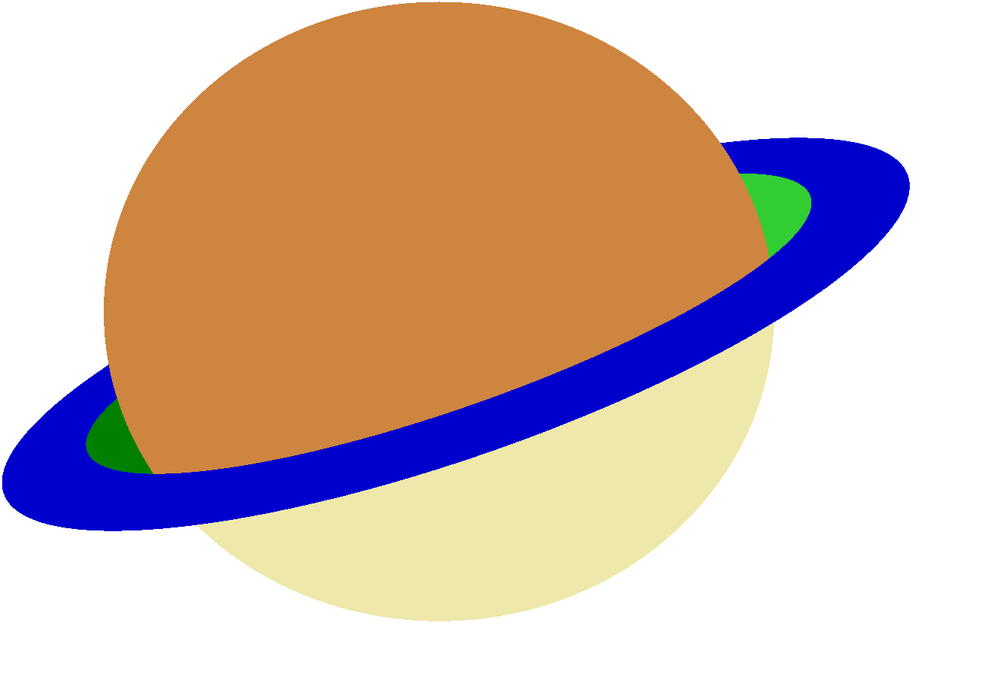
#> input picture assets/occlusion2_rec.png, 1000 x 680 px, shrunk from 1330 x 905 before the run
$ python convert_to_grayscale.py   (older library calls are emulated)
#> lines starting #> are read from the running program, lines starting #| are printed output that depends on the picture; after the words box and inside, x2 and y2 are one past the last pixel; in counts of white or black regions, pixels touching at a corner belong together
import cv2
import numpy as np
import matplotlib.pyplot as plt

# Function to adjust brightness and contrast
def adjust_brightness_contrast(image, brightness=0, contrast=30):
    image = np.int16(image)
    image = image * (contrast / 127 + 1) - contrast + brightness
    image = np.clip(image, 0, 255)
    return np.uint8(image)

# Function to apply CLAHE for contrast enhancement
def apply_clahe(image):
    clahe = cv2.createCLAHE(clipLimit=3.0, tileGridSize=(8, 8))
    return clahe.apply(image)

# Function to preprocess color image to enhance detection
def preprocess_image(image):
    # Convert to grayscale
    gray_image = cv2.cvtColor(image, cv2.COLOR_BGR2GRAY)

    # Apply CLAHE for contrast enhancement
    equalized_gray_image = apply_clahe(gray_image)

    # Apply Gaussian blur to smooth the image
    blurred_gray_image = cv2.GaussianBlur(equalized_gray_image, (5, 5), 0)

    return blurred_gray_image

# Load the image
input_file = 'assets/occlusion2_rec.png'
image = cv2.imread(input_file)
#> image is the input picture: shape (680, 1000, 3); mean B, G, R 176.8, 188, 210.7

# Check if the image was successfully read
if image is None:
    print(f"Error: Could not open or find the image '{input_file}'.")
    exit()

# Preprocess the image
preprocessed_image = preprocess_image(image)
#> in preprocess_image, `gray_image = cv2.cvtColor(image, cv2.COLOR_BGR2GRAY)`:
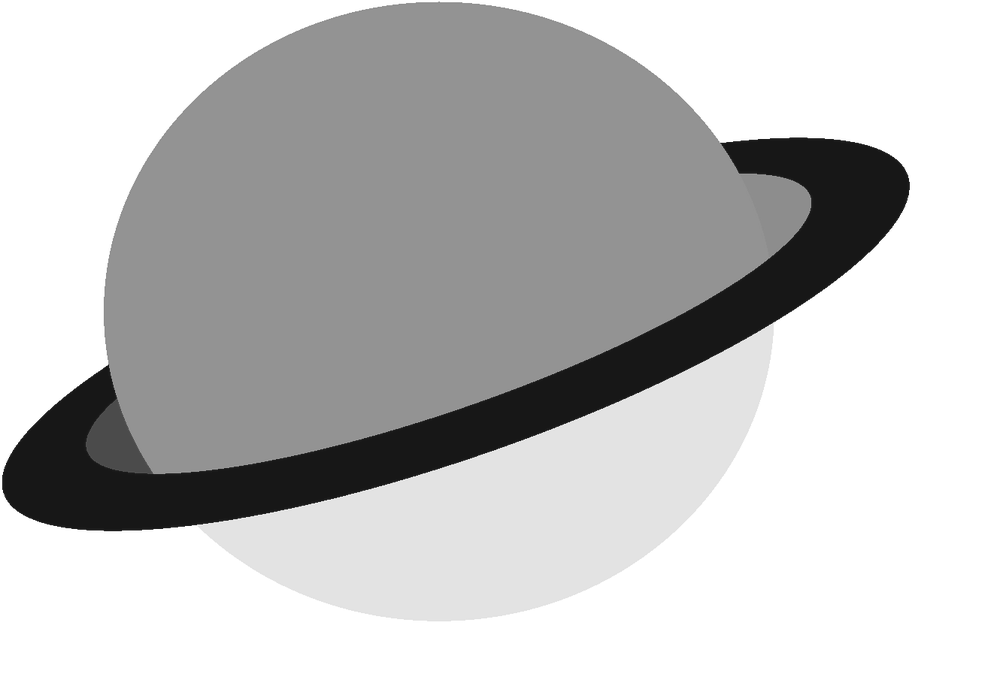
#> gray_image: shape (680, 1000); min 23, max 255, mean 193.6
cv2.imwrite('assets/preprocessed_image.png', preprocessed_image)  # Save preprocessed image

# Apply adaptive thresholding to improve edge detection
adaptive_thresh = cv2.adaptiveThreshold(preprocessed_image, 255, cv2.ADAPTIVE_THRESH_GAUSSIAN_C, cv2.THRESH_BINARY, 11, 2)
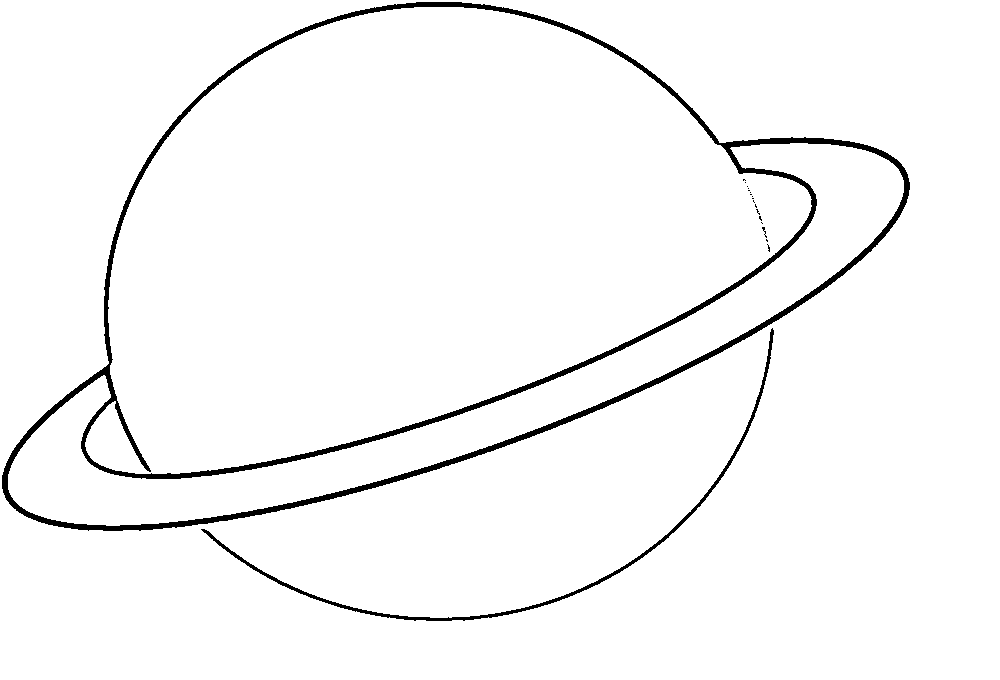
#> adaptive_thresh: shape (680, 1000); 97.1% white; 19 black regions (17 under 20 px), largest, box (x1, y1, x2, y2) and area: (2, 2, 910, 531) 17060, (201, 328, 774, 621) 2475
cv2.imwrite('assets/adaptive_thresholding.png', adaptive_thresh)  # Save adaptive thresholding result

# Apply Sobel operator to detect edges
sobel_x = cv2.Sobel(adaptive_thresh, cv2.CV_64F, 1, 0, ksize=3)
sobel_y = cv2.Sobel(adaptive_thresh, cv2.CV_64F, 0, 1, ksize=3)
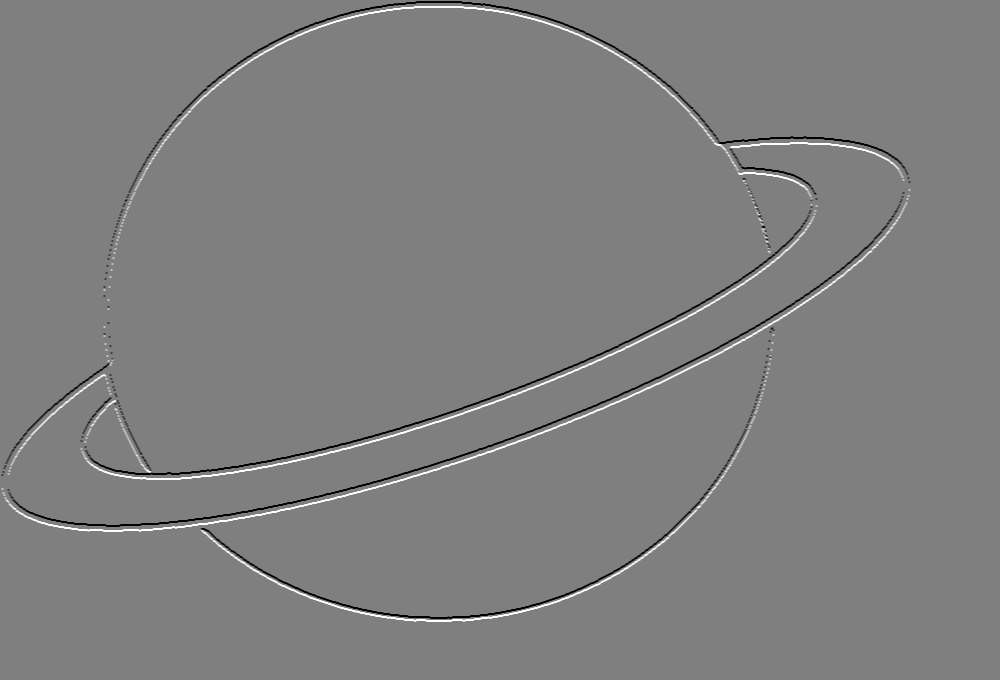
#> sobel_y: shape (680, 1000) float64; min -1020, max 1020, mean 0; drawn with min black and max white
sobel_edges = cv2.magnitude(sobel_x, sobel_y)
sobel_edges = cv2.normalize(sobel_edges, None, 0, 255, cv2.NORM_MINMAX)
sobel_edges = np.uint8(sobel_edges)

# Apply Canny edge detection
canny_edges = cv2.Canny(preprocessed_image, 50, 150)
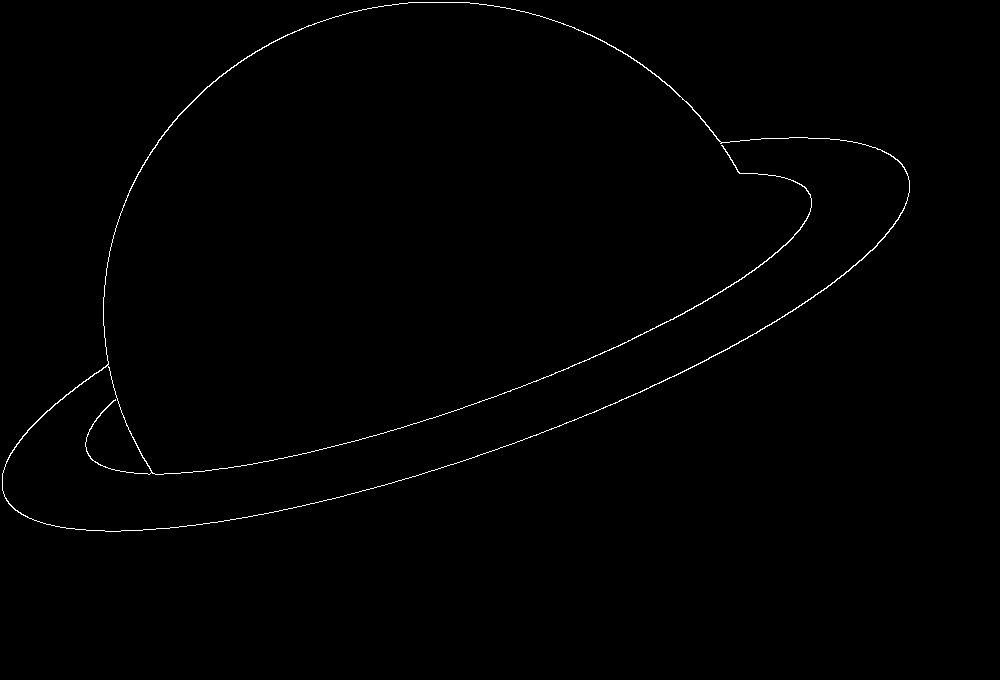
#> canny_edges: shape (680, 1000); 0.57% white in thin lines or dots, all inside (x1, y1, x2, y2) = (2, 2, 910, 532)

# Combine Sobel and Canny edges
combined_edges = cv2.bitwise_or(sobel_edges, canny_edges)

# Apply morphological dilation and closing
kernel = np.ones((7, 7), np.uint8)
dilated_edges = cv2.dilate(combined_edges, kernel, iterations=1)
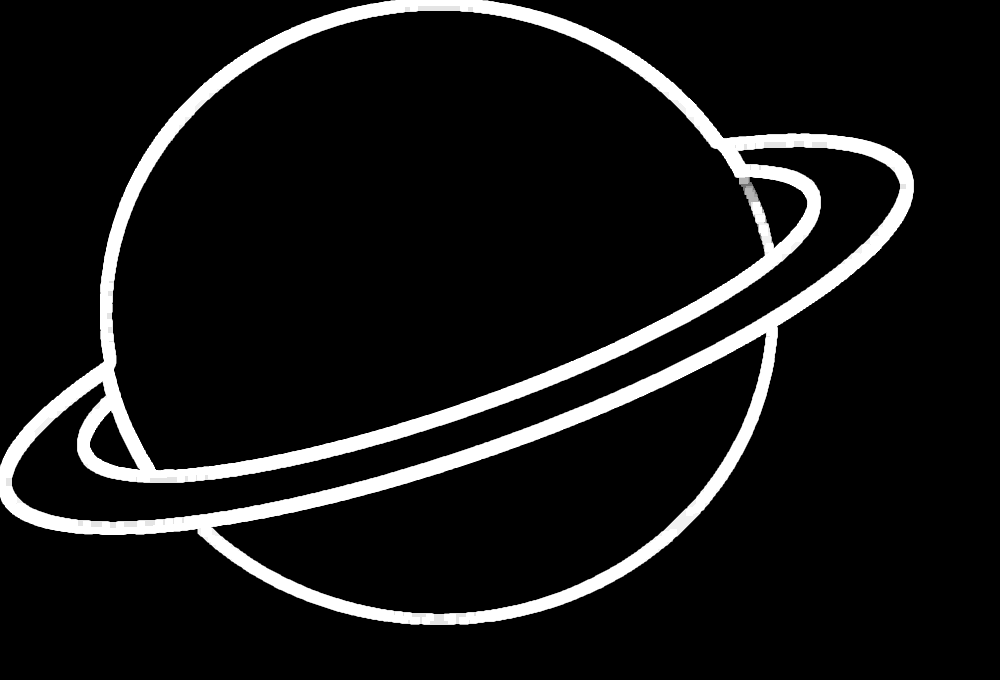
#> dilated_edges: shape (680, 1000); min 0, max 255, mean 22
closed_edges = cv2.morphologyEx(dilated_edges, cv2.MORPH_CLOSE, kernel)
cv2.imwrite('assets/final_edges.png', closed_edges)  # Save final edges

# Detect circles using Hough Circle Transform
circles = cv2.HoughCircles(closed_edges, cv2.HOUGH_GRADIENT, dp=1.2, minDist=20,
                           param1=50, param2=30, minRadius=10, maxRadius=100)
#> circles = 15 rows, first 8: [822.6, 209.4, 68.68], [829.8, 185.4, 82.84], [786.6, 204.6, 34.6], [761.4, 199.8, 58.72], [55.8, 463.8, 49.96], [96.6, 468.6, 65.68], [858.6, 190.2, 53.68], [106.2, 444.6, 29.68]

# Draw detected circles on the original image
if circles is not None:
    circles = np.uint16(np.around(circles))
#> circles = 15 rows, first 8: [823, 209, 69], [830, 185, 83], [787, 205, 35], [761, 200, 59], [56, 464, 50], [97, 469, 66], [859, 190, 54], [106, 445, 30]
    for i in circles[0, :]:
        center = (i[0], i[1])
        radius = i[2]
        cv2.circle(image, center, radius, (0, 255, 0), 2)
        cv2.circle(image, center, 2, (0, 0, 255), 3)
#> this loop made 15 passes
#> (center, radius) on passes 1 to 12: ((823, 209), 69), ((830, 185), 83), ((787, 205), 35), ((761, 200), 59), ((56, 464), 50), ((97, 469), 66), ((859, 190), 54), ((106, 445), 30), ((130, 445), 53), ((850, 211), 58), ((767, 219), 40), ((71, 481), 55)
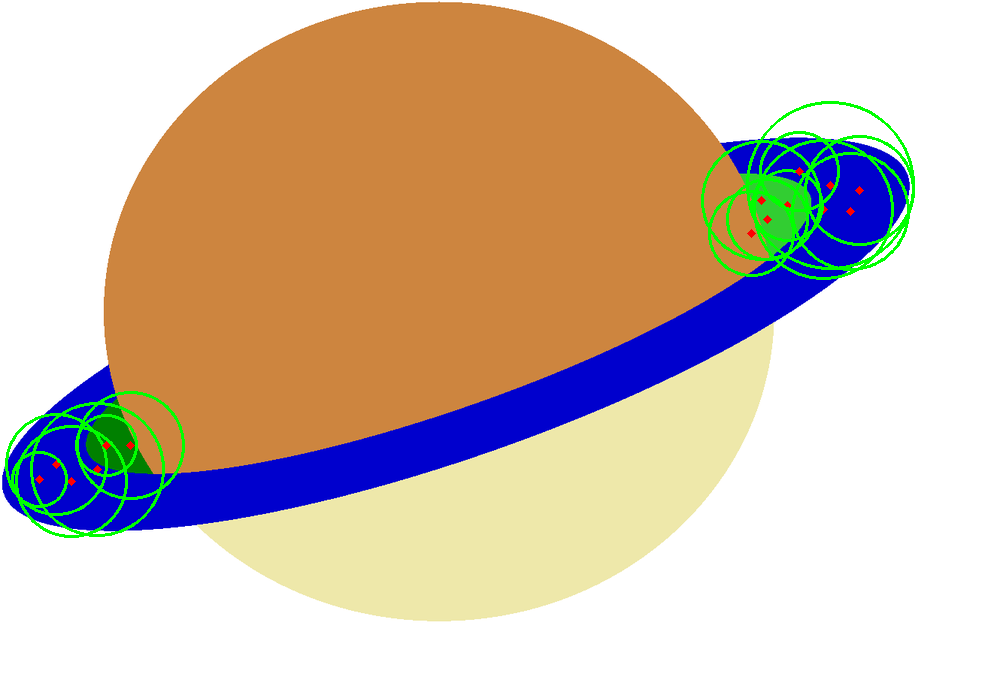
#> image: shape (680, 1000, 3); mean B, G, R 173.6, 190.9, 209.3

# Save the image with detected circles
cv2.imwrite('assets/original.png', image)

# Display results
plt.figure(figsize=(20, 8))

# Display original image with detected circles
plt.subplot(1, 5, 1)
plt.title('Original Image with Detected Circles')
plt.imshow(cv2.cvtColor(image, cv2.COLOR_BGR2RGB))
plt.axis('off')

# Display preprocessed image
plt.subplot(1, 5, 2)
plt.title('Preprocessed Image')
plt.imshow(preprocessed_image, cmap='gray')
plt.axis('off')

# Display adaptive thresholding result
plt.subplot(1, 5, 3)
plt.title('Adaptive Thresholding')
plt.imshow(adaptive_thresh, cmap='gray')
plt.axis('off')

# Display final edges
plt.subplot(1, 5, 4)
plt.title('Final Edges')
plt.imshow(closed_edges, cmap='gray')
plt.axis('off')

plt.show()
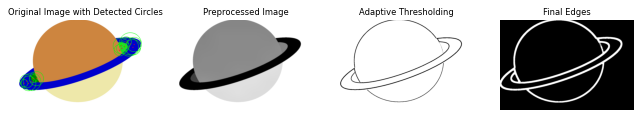
#> figure drawn by matplotlib, 4 panels

$ run again, with assets/isolated.png copied over assets/occlusion2_rec.png
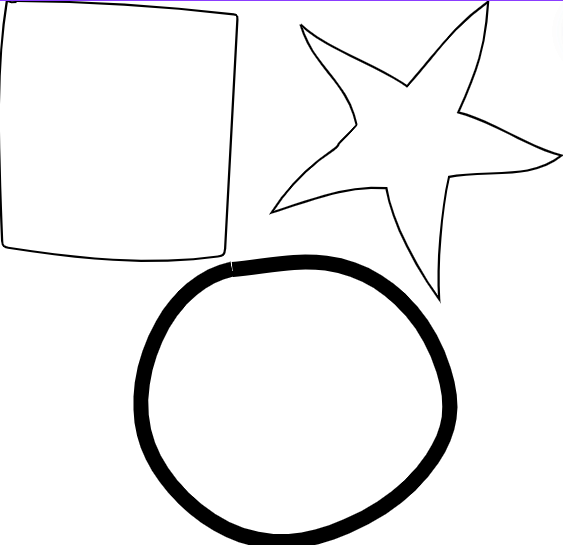
#> input picture assets/isolated.png, 563 x 545 px
#> image is the input picture: shape (545, 563, 3); mean B, G, R 240, 239.6, 239.8
#> adaptive_thresh: shape (545, 563); 94.4% white; 9 black regions (4 under 20 px), largest, box (x1, y1, x2, y2) and area: (134, 255, 457, 545) 9659, (269, 0, 563, 304) 3865, (0, 0, 239, 263) 2740, (132, 0, 482, 2) 669, (492, 0, 563, 2) 140
#> canny_edges: shape (545, 563); 2.2% white in thin lines or dots
#> `dilated_edges = cv2.dilate(combined_edges, kernel, iterations=1)`:
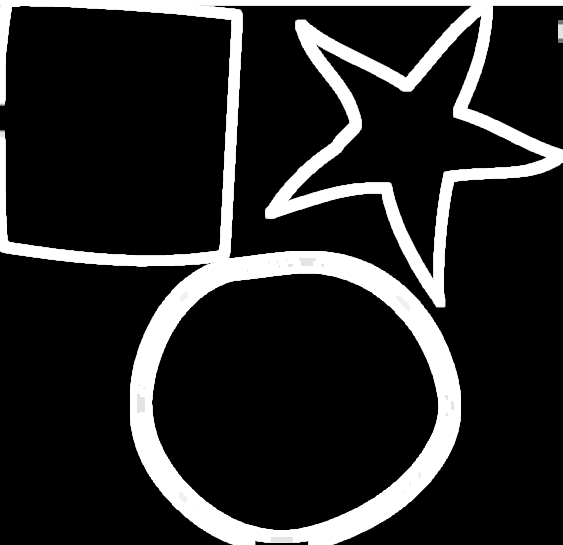
#> dilated_edges: shape (545, 563); min 0, max 255, mean 39.9
#> `circles = cv2.HoughCircles(closed_edges, cv2.HOUGH_GRADIENT, dp=1.2, m..`: circles = [[300.6, 84.6, 74.2], [300.6, 120.6, 58.12], [378.6, 24.6, 54.64], [510.6, 95.4, 42.04], [319.8, 111, 36.64]]
#> `circles = np.uint16(np.around(circles))`: circles = [[301, 85, 74], [301, 121, 58], [379, 25, 55], [511, 95, 42], [320, 111, 37]]
#> the loop `for i in circles[0, :]:` made 5 passes
#> `plt.show()`:
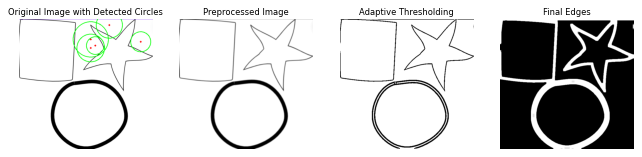
#> figure drawn by matplotlib, 4 panels
